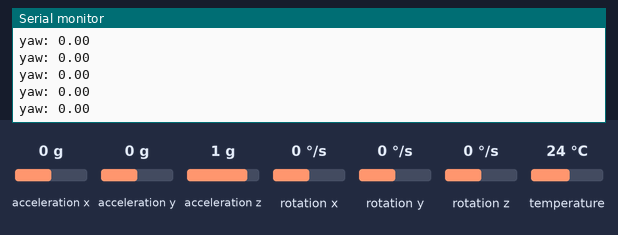
The sketch below on a simulated Arduino Uno, built with avr-gcc and run on an emulated ATmega328P. Shown: the last lines printed to the serial monitor. The inputs (shaded band) are chosen by the test bench; at power-on: rotation z 0 °/s, acceleration x 0 g, acceleration y 0 g, acceleration z 1 g, rotation x 0 °/s, rotation y 0 °/s, temperature 24 °C.

Above: at 1.2 s.
1.3 s: rotation z set to -192 °/s
At 1.9 s:
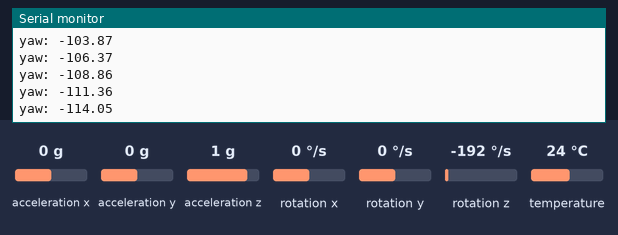
2.8 s: rotation z set to -100 °/s
At 3.7 s:
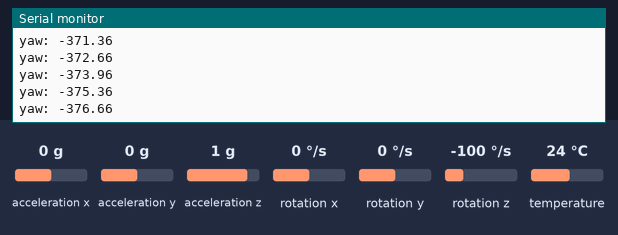
Timing chart, 0 to 5.8 s (numbered marks = the images above; inputs shaded):
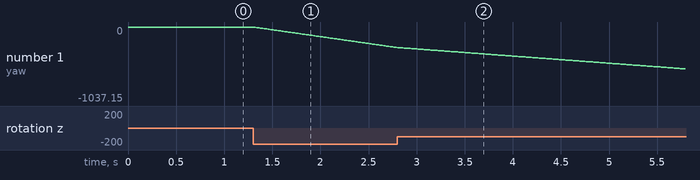

The sketch:

IMU.ino
```cpp
#include <Adafruit_MPU6050.h>
#include <Adafruit_Sensor.h>
#include <Wire.h>

Adafruit_MPU6050 myIMU;

float pitch = 0;
float roll = 0;
float yaw = 0;

unsigned long lastTime = 0;

void setup() {
  Serial.begin(115200);
  Wire.begin();

  if (!myIMU.begin(0x68, &Wire)) {
    Serial.println("imu dead");
    while (1){}
  }

  myIMU.setAccelerometerRange(MPU6050_RANGE_8_G);
  myIMU.setGyroRange(MPU6050_RANGE_500_DEG);

  lastTime = millis();
}

void loop() {
  sensors_event_t a, g, temp;
  myIMU.getEvent(&a, &g, &temp);

  pitch = -(atan2(a.acceleration.x, sqrt(a.acceleration.y*a.acceleration.y + a.acceleration.z*a.acceleration.z))*180.0)/PI;
  roll = (atan2(a.acceleration.y, a.acceleration.z)*180.0)/PI;

  unsigned long now = millis();
  float dt = (now - lastTime) / 1000.0;
  lastTime = now;

  // gyro returns radians per second. make it degrees.
  float gyroZ = g.gyro.z * (180.0/PI);

  // deadband filter so static vibration doesnt spin the robot
  if(abs(gyroZ) > 1.5) {
    yaw = yaw + (gyroZ * dt);
  }

  Serial.print("yaw: ");
  Serial.println(yaw);

  delay(10);
}
```

Measured:
- after the input at 1.3 s, the serial monitor: prints a new line at once (image 1)
- plotted number 1: 0 → -286.66 after the input at 1.3 s
